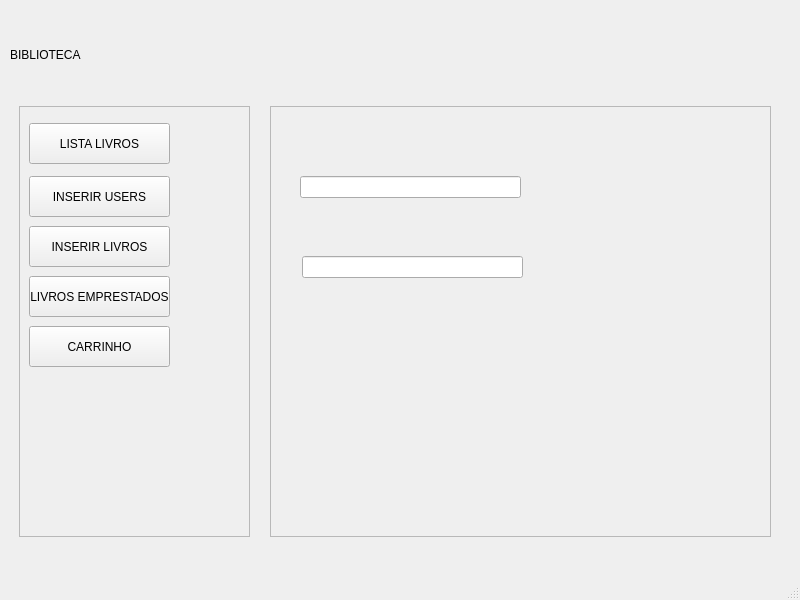
<?xml version="1.0" encoding="UTF-8"?>
<ui version="4.0">
 <class>MainWindow</class>
 <widget class="QMainWindow" name="MainWindow">
  <property name="geometry">
   <rect>
    <x>0</x>
    <y>0</y>
    <width>800</width>
    <height>600</height>
   </rect>
  </property>
  <property name="windowTitle">
   <string>MainWindow</string>
  </property>
  <property name="layoutDirection">
   <enum>Qt::LeftToRight</enum>
  </property>
  <widget class="QWidget" name="centralwidget">
   <widget class="QWidget" name="gridLayoutWidget">
    <property name="geometry">
     <rect>
      <x>10</x>
      <y>20</y>
      <width>771</width>
      <height>531</height>
     </rect>
    </property>
    <layout class="QGridLayout" name="gridLayout">
     <item row="0" column="0" colspan="2">
      <widget class="QLabel" name="label">
       <property name="enabled">
        <bool>true</bool>
       </property>
       <property name="maximumSize">
        <size>
         <width>16777215</width>
         <height>70</height>
        </size>
       </property>
       <property name="text">
        <string>BIBLIOTECA</string>
       </property>
      </widget>
     </item>
     <item row="1" column="0" colspan="2">
      <layout class="QGridLayout" name="gridLayout_2">
       <item row="0" column="0">
        <layout class="QHBoxLayout" name="horizontalLayout">
         <item>
          <widget class="QWidget" name="widget" native="true">
           <widget class="QFrame" name="frame">
            <property name="geometry">
             <rect>
              <x>9</x>
              <y>10</y>
              <width>231</width>
              <height>431</height>
             </rect>
            </property>
            <property name="frameShape">
             <enum>QFrame::StyledPanel</enum>
            </property>
            <property name="frameShadow">
             <enum>QFrame::Raised</enum>
            </property>
            <widget class="QPushButton" name="pushButton">
             <property name="geometry">
              <rect>
               <x>10</x>
               <y>17</y>
               <width>141</width>
               <height>41</height>
              </rect>
             </property>
             <property name="text">
              <string>LISTA LIVROS</string>
             </property>
            </widget>
            <widget class="QPushButton" name="pushButton_2">
             <property name="geometry">
              <rect>
               <x>10</x>
               <y>70</y>
               <width>141</width>
               <height>41</height>
              </rect>
             </property>
             <property name="text">
              <string>INSERIR USERS</string>
             </property>
            </widget>
            <widget class="QPushButton" name="pushButton_3">
             <property name="geometry">
              <rect>
               <x>10</x>
               <y>120</y>
               <width>141</width>
               <height>41</height>
              </rect>
             </property>
             <property name="text">
              <string>INSERIR LIVROS</string>
             </property>
            </widget>
            <widget class="QPushButton" name="pushButton_4">
             <property name="geometry">
              <rect>
               <x>10</x>
               <y>170</y>
               <width>141</width>
               <height>41</height>
              </rect>
             </property>
             <property name="text">
              <string>LIVROS EMPRESTADOS</string>
             </property>
            </widget>
            <widget class="QPushButton" name="pushButton_5">
             <property name="geometry">
              <rect>
               <x>10</x>
               <y>220</y>
               <width>141</width>
               <height>41</height>
              </rect>
             </property>
             <property name="text">
              <string>CARRINHO</string>
             </property>
            </widget>
           </widget>
           <widget class="QFrame" name="frame_2">
            <property name="geometry">
             <rect>
              <x>260</x>
              <y>10</y>
              <width>501</width>
              <height>431</height>
             </rect>
            </property>
            <property name="frameShape">
             <enum>QFrame::StyledPanel</enum>
            </property>
            <property name="frameShadow">
             <enum>QFrame::Raised</enum>
            </property>
            <widget class="QLineEdit" name="lineEdit">
             <property name="geometry">
              <rect>
               <x>30</x>
               <y>70</y>
               <width>221</width>
               <height>22</height>
              </rect>
             </property>
            </widget>
            <widget class="QLineEdit" name="lineEdit_2">
             <property name="geometry">
              <rect>
               <x>32</x>
               <y>150</y>
               <width>221</width>
               <height>22</height>
              </rect>
             </property>
            </widget>
           </widget>
          </widget>
         </item>
        </layout>
       </item>
      </layout>
     </item>
    </layout>
   </widget>
  </widget>
  <widget class="QMenuBar" name="menubar">
   <property name="geometry">
    <rect>
     <x>0</x>
     <y>0</y>
     <width>800</width>
     <height>26</height>
    </rect>
   </property>
  </widget>
  <widget class="QStatusBar" name="statusbar"/>
 </widget>
 <resources/>
 <connections/>
</ui>
